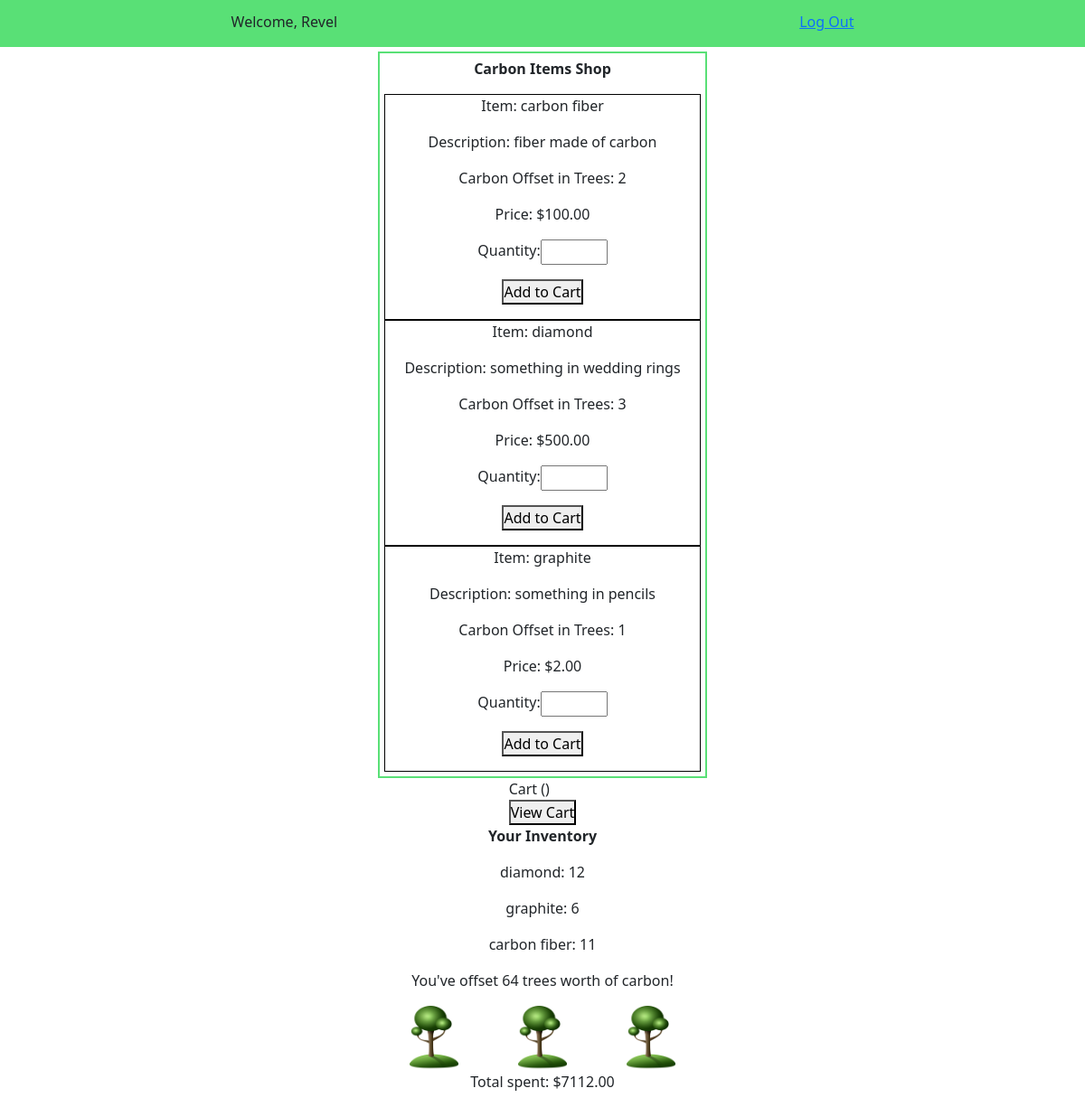
The app's page /marketplace/ (signed in), older data.
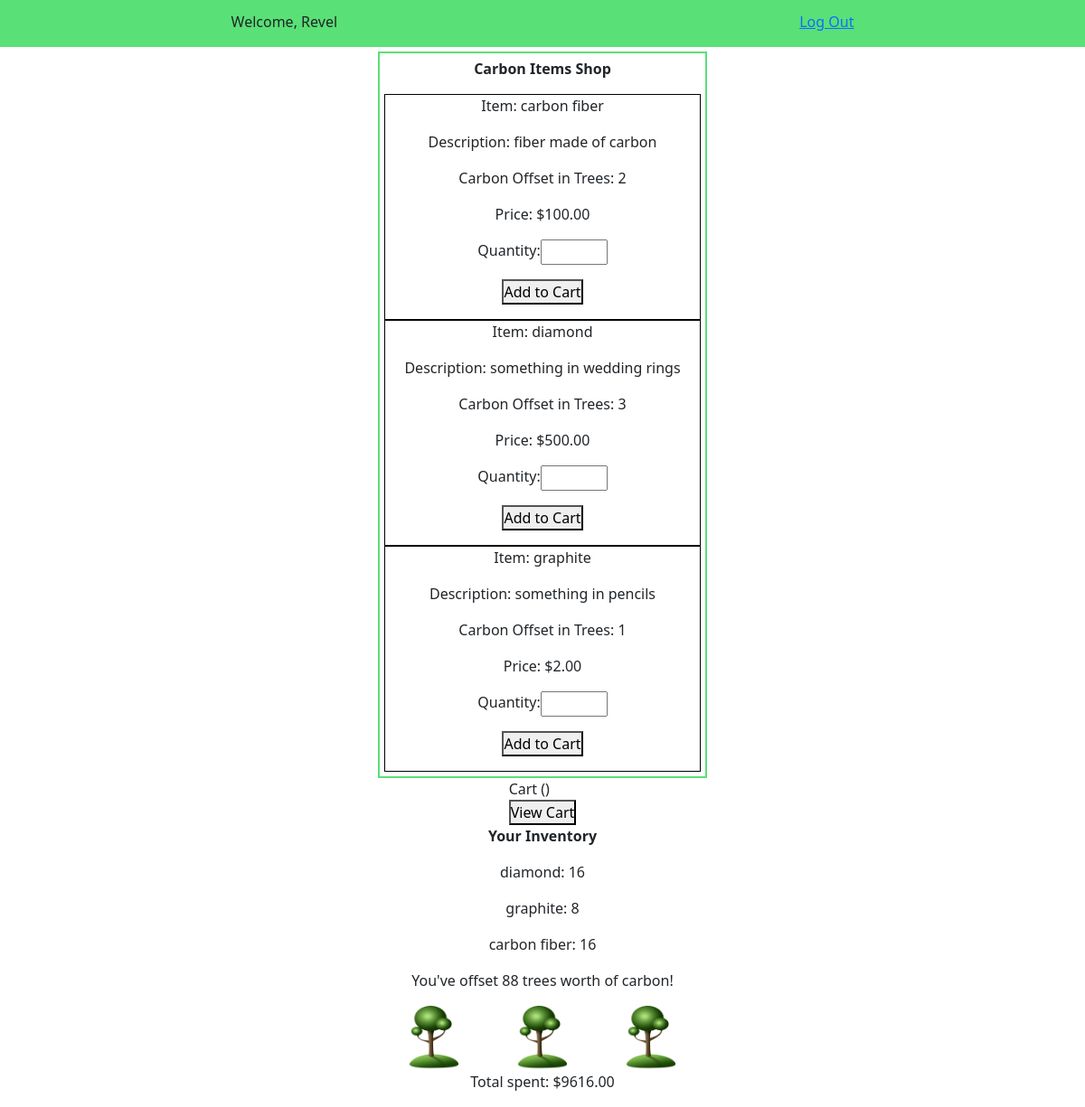
The same page, newer data.
### login_app/models.py (models this page shows, shortened)
class User(models.Model):
    first_name = models.CharField(max_length=255)
    last_name = models.CharField(max_length=255)
    email = models.EmailField(max_length=254)
    password = models.CharField(max_length=255)
    created_at = models.DateTimeField(auto_now_add=True)
    updated_at = models.DateTimeField(auto_now=True)
    objects = UserManager()

### marketplace/models.py (models this page shows, shortened)
class Item(models.Model):
    name = models.CharField(max_length=100)
    description = models.TextField()
    carbon_offset_in_trees = models.IntegerField()
    cost = models.DecimalField(max_digits=5, decimal_places=2)
    purchases = models.ManyToManyField('login_app.User', through="User_Item_Count")
    carts = models.ManyToManyField(Cart, through="Cart_Item_Count")
    created_at = models.DateTimeField(auto_now_add=True)
    updated_at = models.DateTimeField(auto_now=True)
    objects = ItemManager()

class User_Item_Count(models.Model):
    user = models.ForeignKey('login_app.User', on_delete=models.CASCADE)
    item = models.ForeignKey(Item, on_delete=models.CASCADE)
    orders = models.IntegerField()
    created_at = models.DateTimeField(auto_now_add=True)
    updated_at = models.DateTimeField(auto_now=True)

### login_app/views.py (the view)
# urls.py: path('', include('marketplace.urls')),
def marketplace(request):
    if 'user_id' in request.session:
        shop_items = apps.get_model('marketplace.Item').objects.all()
        if shop_items:
            user_items = apps.get_model('marketplace.User_Item_Count').objects.filter(user=User.objects.get(id=request.session['user_id']))
            if user_items:
                total_carbon_offset = 0
                total_cost = 0
                for item in user_items:
                    total_carbon_offset += item.item.carbon_offset_in_trees * item.orders
                    total_cost += item.item.cost * item.orders
                context = {
                    'items': reversed(shop_items),
                    'user': User.objects.get(id=request.session['user_id']),
                    'user_items': user_items,
                    'total_carbon_offset': total_carbon_offset,
                    'total_cost': total_cost
                }
                return render(request, 'marketplace.html', context)
            else:
                context = {
                    'items': reversed(shop_items),
                    'user': User.objects.get(id=request.session['user_id']),
                }
                return render(request, 'marketplace.html', context)
        else:
            context = {
                'user': User.objects.get(id=request.session['user_id'])
            }
            return render(request, 'marketplace.html', context)
    else:
        return redirect('index')

### marketplace/templates/marketplace.html (shortened to what this page needs)
<!DOCTYPE html>
<html>
	<head>
        {% load static %}
        <link rel="stylesheet" href="https://cdn.jsdelivr.net/npm/bootstrap@5.1.1/dist/css/bootstrap.css">
        <link rel="stylesheet" href="{% static 'style.css' %}">
    </head>
    <body>
        <div id="wrapper">
            <div id="topdiv">
                <p>Welcome, {{user.first_name}}</p>
                <a href="logout/">Log Out</a>
            </div>
            <div id="catalog">
                <p class="bold">Carbon Items Shop</p>
                {% for item in items %}
                    <div class="catalog_item">
                        <p>Item: {{item.name}}</p>
                        <p>Description: {{item.description}}</p>
                        <p>Carbon Offset in Trees: {{item.carbon_offset_in_trees}}</p>
                        <p>Price: ${{item.cost}}</p>
                        <div class="form">
                            <form action="add-to-cart/{{item.id}}/{{user.id}}/" method="post">
                                <p>
                                    <label>
                                        Quantity:
                                        <input name="purchase_quantity" type="number" min="1" max="3" step="1" required>
                                    </label>
                                </p>
                                <p><button type="submit">Add to Cart</button></p>
                            </form>
                        </div>
                    </div>
                {% endfor %}
            </div>
            <div id="cart">
                Cart ()
                <form action="view-cart/{{user.id}}/" method="get">
                    <button type="submit">View Cart</button>
                </form>
            </div>
            <div class="orders">
                <p class="bold">Your Inventory</p>
                {% for item in user_items %}
                    <p>{{item.item.name}}: {{item.orders}}</p>
                {% endfor %}
                {% if total_carbon_offset > 0 %}
                    <p>You've offset {{total_carbon_offset}} trees worth of carbon!</p>
                    <div id="tree_imgs">
                        <img src="{% static 'tree.png' %}">
                        {% if total_carbon_offset > 10 %}
                            <img src="{% static 'tree.png' %}">
                        {% endif %}
                        {% if total_carbon_offset > 20 %}
                            <img src="{% static 'tree.png' %}">
                        {% endif %}
                    </div>
                {% endif %}
                <p>Total spent: ${{total_cost}}</p>
            </div>
        </div>
    </body>
</html>

### login_app/static/style.css (style rules this page uses)
* { margin: 0%; padding: 0%; box-sizing: border-box; }
#wrapper { display: flex; flex-flow: column; justify-content: space-around; align-items: center; }
.form { display: flex; flex-flow: column; align-items: center; text-align: center; }
label { width: 100%; display: flex; justify-content: space-between; }
#topdiv { display: flex; flex-flow: row; justify-content: space-around; width: 100%; padding-top: 1%; background-color: rgb(89, 224, 118); }
#catalog { text-align: center; border: 2px solid rgb(89, 224, 118); padding: 5px; margin-top: 5px; }
.bold { font-weight: bold; }
.catalog_item { border: 1px solid black; width: 350px; text-align: center; }
img { width: 15%; }
.orders { display: flex; align-items: center; justify-content: space-around; flex-flow: column; width: 30%; }
#tree_imgs { display: flex; flex-flow: row; align-items: center; justify-content: space-around; }

Row changes from the older to the newer data that the page shows:
changed User_Item_Count "diamond": orders "12" → "16"
changed User_Item_Count "graphite": orders "6" → "8"
changed User_Item_Count "carbon fiber": orders "11" → "16"
Text that changed along with them:
{{ total_carbon_offset }}: "64" → "88"
{{ total_cost }}: "7112.00" → "9616.00"
